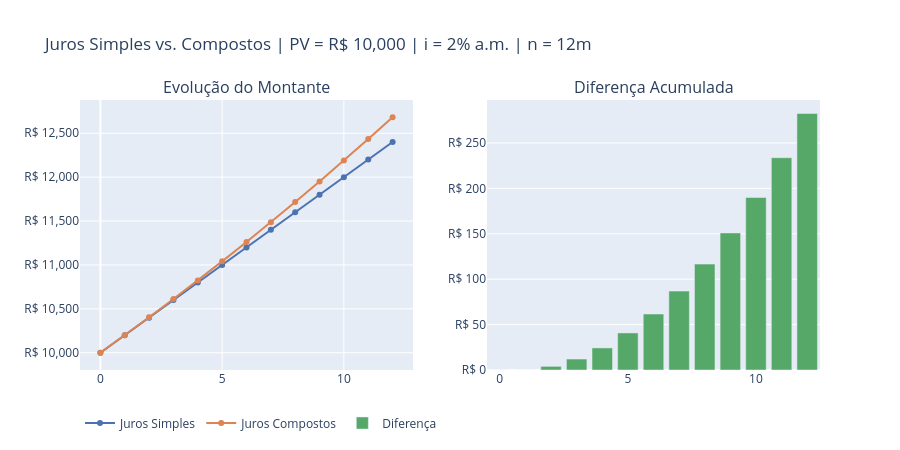

Source (notebook cell):
### Markdown cell above
### 4.3. Visualização Interativa com Plotly

### Code cell
fig = make_subplots(
    rows=1,
    cols=2,
    subplot_titles=('Evolução do Montante', 
                    'Diferença Acumulada')
)

# evolucao montante
## juros simples
fig.add_trace( 
    go.Scatter(x=periodos,
               y=df_comp['Montante Simples'],
               mode='lines+markers',
               name='Juros Simples',
               line=dict(color=BLUE, width=2),
               hovertemplate='Período %{x}<br>Montante: R$ %{y:,.2f}<extra>Simples</extra>' 
              ),
    row=1, col=1
)
## juros compostos
fig.add_trace(
    go.Scatter(x=periodos,
               y=df_comp['Montante Composto'],
               mode='lines+markers',
               name='Juros Compostos',
               line=dict(color=ORANGE, width=2),
               hovertemplate='Período %{x}<br>Diferença: R$ %{y:,.2f}<extra>Compostos</extra>'
              ),
    row=1, col=1
)

# diff
fig.add_trace(
    go.Bar(x=periodos,
           y=df_comp['Diferença'],
           name='Diferença',
           marker_color=GREEN,
           hovertemplate='Período %{x}<br>Diferença: R$ %{y:,.2f}<extra></extra>'
          ),

    row=1, col=2
)

fig.update_layout(
    title=f'Juros Simples vs. Compostos | PV = R$ {PV:,.0f} | i = {TAXA:.0%} a.m. | n = {N}m',
    hovermode='x unified',
    height=450,
    legend=dict(
        orientation='h',
        yanchor='bottom',
        y=-.25
    )
)

fig.update_yaxes(tickprefix='R$ ', tickformat=',.0f')
fig.update_layout

fig.show()

### Figure 1 — Plotly figure (JSON) as saved in the notebook; plotly's stock layout.template omitted (floating-point values rounded to 4 significant figures)
{"data": [{"hovertemplate": "Período %{x}<br>Montante: R$ %{y:,.2f}<extra>Simples</extra>", "line": {"color": "#4c72b0", "width": 2}, "mode": "lines+markers", "name": "Juros Simples", "type": "scatter", "x": [0, 1, 2, 3, 4, 5, 6, 7, 8, 9, 10, 11, 12], "xaxis": "x", "y": [10000.0, 10200.0, 10400.0, 10600.0, 10800.0, 11000.0, 11200.0, 11400.0, 11600.0, 11800.0, 12000.0, 12200.0, 12400.0], "yaxis": "y"}, {"hovertemplate": "Período %{x}<br>Diferença: R$ %{y:,.2f}<extra>Compostos</extra>", "line": {"color": "#dd8452", "width": 2}, "mode": "lines+markers", "name": "Juros Compostos", "type": "scatter", "x": [0, 1, 2, 3, 4, 5, 6, 7, 8, 9, 10, 11, 12], "xaxis": "x", "y": [10000.0, 10200.0, 10400.0, 10610.0, 10820.0, 11040.0, 11260.0, 11490.0, 11720.0, 11950.0, 12190.0, 12430.0, 12680.0], "yaxis": "y"}, {"hovertemplate": "Período %{x}<br>Diferença: R$ %{y:,.2f}<extra></extra>", "marker": {"color": "#55a868"}, "name": "Diferença", "type": "bar", "x": [0, 1, 2, 3, 4, 5, 6, 7, 8, 9, 10, 11, 12], "xaxis": "x2", "y": [0.0, 0.0, 4.0, 12.08, 24.32, 40.81, 61.62, 86.86, 116.6, 150.9, 189.9, 233.7, 282.4], "yaxis": "y2"}], "layout": {"annotations": [{"font": {"size": 16}, "showarrow": false, "text": "Evolução do Montante", "x": 0.225, "xanchor": "center", "xref": "paper", "y": 1, "yanchor": "bottom", "yref": "paper"}, {"font": {"size": 16}, "showarrow": false, "text": "Diferença Acumulada", "x": 0.775, "xanchor": "center", "xref": "paper", "y": 1, "yanchor": "bottom", "yref": "paper"}], "height": 450, "hovermode": "x unified", "legend": {"orientation": "h", "y": -0.25, "yanchor": "bottom"}, "title": {"text": "Juros Simples vs. Compostos | PV = R$ 10,000 | i = 2% a.m. | n = 12m"}, "xaxis": {"anchor": "y", "domain": [0, 0.45]}, "xaxis2": {"anchor": "y2", "domain": [0.55, 1]}, "yaxis": {"anchor": "x", "domain": [0, 1], "tickformat": ",.0f", "tickprefix": "R$ "}, "yaxis2": {"anchor": "x2", "domain": [0, 1], "tickformat": ",.0f", "tickprefix": "R$ "}}}
